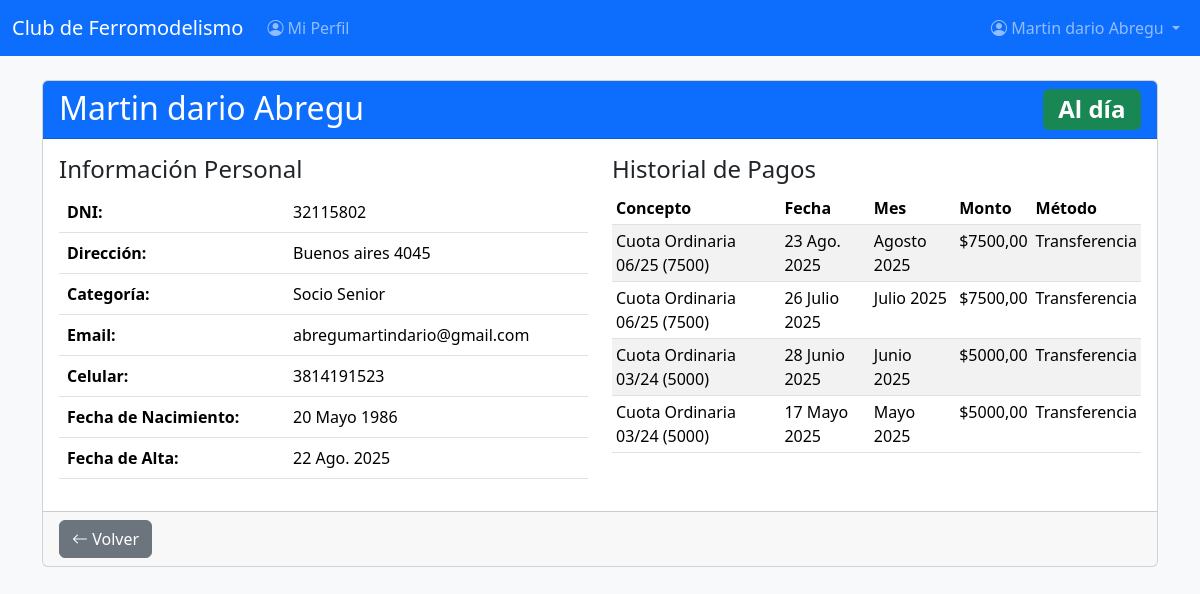
/socios/mi-perfil/ (signed in), run on the app's committed database.
### socios/models.py (models this page shows, shortened)
class Socio(models.Model):
    usuario = models.OneToOneField(User, on_delete=models.CASCADE, related_name='socio', null=True, blank=True)
    nombre = models.CharField(max_length=50)
    apellido = models.CharField(max_length=50)
    direccion = models.CharField(max_length=200)
    dni = models.CharField(max_length=20, unique=True)
    categoria = models.ForeignKey(Categoria, on_delete=models.PROTECT, related_name='socios', null=True)
    email = models.EmailField()
    celular = models.CharField(max_length=20)
    fecha_nacimiento = models.DateField()
    fecha_alta = models.DateField(auto_now_add=True)
    es_administrador = models.BooleanField(default=False)
    def get_estado_pagos(self):
        hoy = timezone.now().date()
        mes_actual = hoy.month
        anio_actual = hoy.year
        pago_mes_actual = self.pagos.filter(
            fecha_pago__month=mes_actual,
            fecha_pago__year=anio_actual
        ).exists()
        if pago_mes_actual:
            return "Al día"
    class Meta:
        verbose_name = "Socio"
        verbose_name_plural = "Socios"

class Categoria(models.Model):
    nombre = models.CharField(max_length=50, unique=True)
    descripcion = models.TextField(blank=True, null=True)
    def __str__(self):
        return self.nombre
    class Meta:
        verbose_name = "Categoría"
        verbose_name_plural = "Categorías"

class Pago(models.Model):
    METODO_PAGO_CHOICES = (
        ('efectivo', 'Efectivo'),
        ('transferencia', 'Transferencia'),
        ('debito', 'Débito'),
        ('credito', 'Crédito'),
    )
    socio = models.ForeignKey(Socio, on_delete=models.CASCADE, related_name='pagos')
    concepto = models.ForeignKey(Concepto, on_delete=models.PROTECT, related_name='pagos', null=True)
    monto = models.DecimalField(max_digits=10, decimal_places=2)
    fecha_pago = models.DateField(default=timezone.now)
    mes_correspondiente = models.CharField(max_length=20, help_text="Mes al que corresponde el pago (ej: Enero 2025)")
    metodo_pago = models.CharField(max_length=15, choices=METODO_PAGO_CHOICES, default='efectivo')
    comprobante = models.CharField(max_length=100, blank=True, null=True, help_text="Número de comprobante o referencia")
    comentarios = models.TextField(blank=True, null=True)
    class Meta:
        verbose_name = "Pago"
        verbose_name_plural = "Pagos"
        ordering = ['-fecha_pago']

class Concepto(models.Model):
    nombre = models.CharField(max_length=100, unique=True)
    descripcion = models.TextField(blank=True, null=True)
    monto_sugerido = models.DecimalField(max_digits=10, decimal_places=2, default=0)
    activo = models.BooleanField(default=True)
    class Meta:
        verbose_name = "Concepto"
        verbose_name_plural = "Conceptos"
        ordering = ['nombre']

### socios/views.py (the view)
# urls.py: path('mi-perfil/', MiPerfilView.as_view(), name='mi_perfil'),
class MiPerfilView(LoginRequiredMixin, TemplateView):
    template_name = 'socios/mi_perfil.html'
    def get_context_data(self, **kwargs):
        context = super().get_context_data(**kwargs)
        if hasattr(self.request.user, 'socio'):
            socio = self.request.user.socio
            context['socio'] = socio
            context['pagos'] = socio.pagos.all().order_by('-fecha_pago')
            context['estado_pagos'] = socio.get_estado_pagos()
            context['es_admin'] = socio.es_administrador or self.request.user.is_superuser
        return context

### socios/templates/socios/mi_perfil.html (shortened to what this page needs)
{% extends 'base.html' %}
{% block content %}
<div class="card mb-4">
  <div class="card-header bg-primary text-white">
    <h2 class="card-title mb-0">
      {{ socio.nombre }} {{ socio.apellido }}
      {% if estado_pagos == 'Al día' %}
        <span class="badge bg-success float-end">Al día</span>
      {% elif estado_pagos == 'Con atraso' %}
        <span class="badge bg-warning text-dark float-end">Con atraso</span>
      {% else %}
        <span class="badge bg-danger float-end">Moroso</span>
      {% endif %}
    </h2>
  </div>
  <div class="card-body">
    <div class="row">
      <div class="col-md-6">
        <h4>Información Personal</h4>
        <table class="table">
          <tr>
            <th>DNI:</th>
            <td>{{ socio.dni }}</td>
          </tr>
          <tr>
            <th>Dirección:</th>
            <td>{{ socio.direccion }}</td>
          </tr>
          <tr>
            <th>Categoría:</th>
            <td>{{ socio.categoria }}</td>
          </tr>
          <tr>
            <th>Email:</th>
            <td>{{ socio.email }}</td>
          </tr>
          <tr>
            <th>Celular:</th>
            <td>{{ socio.celular }}</td>
          </tr>
          <tr>
            <th>Fecha de Nacimiento:</th>
            <td>{{ socio.fecha_nacimiento }}</td>
          </tr>
          <tr>
            <th>Fecha de Alta:</th>
            <td>{{ socio.fecha_alta }}</td>
          </tr>
        </table>
      </div>
      <div class="col-md-6">
        <div class="d-flex justify-content-between align-items-center">
          <h4>Historial de Pagos</h4>
        </div>
        {% if pagos %}
        <div class="table-responsive">
          <table class="table table-sm table-striped">
            <thead>
              <tr>
                <th>Concepto</th>
                <th>Fecha</th>
                <th>Mes</th>
                <th>Monto</th>
                <th>Método</th>
              </tr>
            </thead>
            <tbody>
              {% for pago in pagos %}
              <tr>
                <td>{{ pago.concepto.nombre|default:"-" }}</td>
                <td>{{ pago.fecha_pago }}</td>
                <td>{{ pago.mes_correspondiente }}</td>
                <td>${{ pago.monto }}</td>
                <td>{{ pago.get_metodo_pago_display }}</td>
              </tr>
              {% endfor %}
            </tbody>
          </table>
        </div>
        {% else %}
        <div class="alert alert-info">No hay pagos registrados.</div>
        {% endif %}
      </div>
    </div>
  </div>
  <div class="card-footer">
    <div class="d-flex justify-content-between">
      {% if es_admin %}
      <a href="{% url 'socios:listar' %}" class="btn btn-secondary">
        <i class="bi bi-arrow-left"></i> Volver a la lista
      </a>
      <div>
        <a href="{% url 'socios:editar' socio.pk %}" class="btn btn-primary">
          <i class="bi bi-pencil"></i> Editar socio
        </a>
        <a href="{% url 'socios:eliminar' socio.pk %}" class="btn btn-danger">
          <i class="bi bi-trash"></i> Eliminar socio
        </a>
      </div>
      {% else %}
      <a href="{% url 'socios:mi_perfil' %}" class="btn btn-secondary">
        <i class="bi bi-arrow-left"></i> Volver
      </a>
      {% endif %}
    </div>
  </div>
</div>
{% endblock %}

### socios/templates/base.html (shortened to what this page needs)
<!DOCTYPE html>
<html lang="es">
<head>
        <link href="https://cdn.jsdelivr.net/npm/bootstrap@5.3.2/dist/css/bootstrap.min.css" rel="stylesheet">
        <link rel="stylesheet" href="https://cdn.jsdelivr.net/npm/bootstrap-icons@1.10.0/font/bootstrap-icons.css">
</head>
<body class="bg-light">
        <nav class="navbar navbar-expand-lg navbar-dark bg-primary mb-4">
            <div class="container-fluid">
                <a class="navbar-brand" href="/">Club de Ferromodelismo</a>
                <div class="collapse navbar-collapse" id="navbarNav">
                    <ul class="navbar-nav me-auto mb-2 mb-lg-0">
                        {% if user.is_authenticated %}
                            {% if user.is_superuser or user.socio.es_administrador %}
                                <li class="nav-item">
                                    <a class="nav-link" href="{% url 'socios:listar' %}">
                                        <i class="bi bi-people"></i> Socios
                                    </a>
                                </li>
                                <li class="nav-item">
                                    <a class="nav-link" href="{% url 'socios:listar_categorias' %}">
                                        <i class="bi bi-tags"></i> Categorías
                                    </a>
                                </li>
                                <li class="nav-item dropdown">
                                    <a class="nav-link dropdown-toggle" href="#" id="navbarDropdown" role="button" data-bs-toggle="dropdown" aria-expanded="false">
                                        <i class="bi bi-cash-coin"></i> Pagos
                                    </a>
                                    <ul class="dropdown-menu" aria-labelledby="navbarDropdown">
                                        <li><a class="dropdown-item" href="{% url 'socios:listar_pagos' %}">
                                            <i class="bi bi-list-ul"></i> Lista de Pagos
                                        </a></li>
                                        <li><a class="dropdown-item" href="{% url 'socios:crear_pago_general' %}">
                                            <i class="bi bi-plus-circle"></i> Registrar Nuevo Pago
                                        </a></li>
                                        <li><a class="dropdown-item" href="{% url 'socios:listar_conceptos' %}">
                                            <i class="bi bi-card-list"></i> Conceptos de Pago
                                        </a></li>
                                        <li><hr class="dropdown-divider"></li>
                                        <li><a class="dropdown-item" href="{% url 'socios:listar' %}">
                                            <i class="bi bi-person-lines-fill"></i> Ver Pagos por Socio
                                        </a></li>
                                    </ul>
                                </li>
                            {% else %}
                                <li class="nav-item">
                                    <a class="nav-link" href="{% url 'socios:mi_perfil' %}">
                                        <i class="bi bi-person-circle"></i> Mi Perfil
                                    </a>
                                </li>
                            {% endif %}
                        {% endif %}
                    </ul>
                    <ul class="navbar-nav ms-auto">
                        {% if user.is_authenticated %}
                            <li class="nav-item dropdown">
                                <a class="nav-link dropdown-toggle" href="#" id="userDropdown" role="button" data-bs-toggle="dropdown" aria-expanded="false">
                                    <i class="bi bi-person-circle"></i>
                                    {% if user.socio %}
                                        {{ user.socio.nombre }} {{ user.socio.apellido }}
                                    {% else %}
                                        {{ user.username }}
                                    {% endif %}
                                </a>
                            </li>
                        {% endif %}
                    </ul>
                </div>
            </div>
        </nav>
        <div class="container">
            {% block content %}{% endblock %}
        </div>
</body>
</html>

### data on the page
Socio: nombre "Martin dario", apellido "Abregu", dni "32115802", direccion "Buenos aires 4045", categoria "Socio Senior", email "abregumartindario@gmail.com", celular "3814191523", fecha_nacimiento "20 Mayo 1986", fecha_alta "22 Ago. 2025"
Pago: concepto.nombre "Cuota Ordinaria 06/25 (7500)", fecha_pago "23 Ago. 2025", mes_correspondiente "Agosto 2025", monto "7500,00", metodo_pago "Transferencia"
Pago: concepto.nombre "Cuota Ordinaria 06/25 (7500)", fecha_pago "26 Julio 2025", mes_correspondiente "Julio 2025", monto "7500,00", metodo_pago "Transferencia"
Pago: concepto.nombre "Cuota Ordinaria 03/24 (5000)", fecha_pago "28 Junio 2025", mes_correspondiente "Junio 2025", monto "5000,00", metodo_pago "Transferencia"
Pago: concepto.nombre "Cuota Ordinaria 03/24 (5000)", fecha_pago "17 Mayo 2025", mes_correspondiente "Mayo 2025", monto "5000,00", metodo_pago "Transferencia"

### other printed values
{{ user.socio.nombre }} "Martin dario"
{{ user.socio.apellido }} "Abregu"
